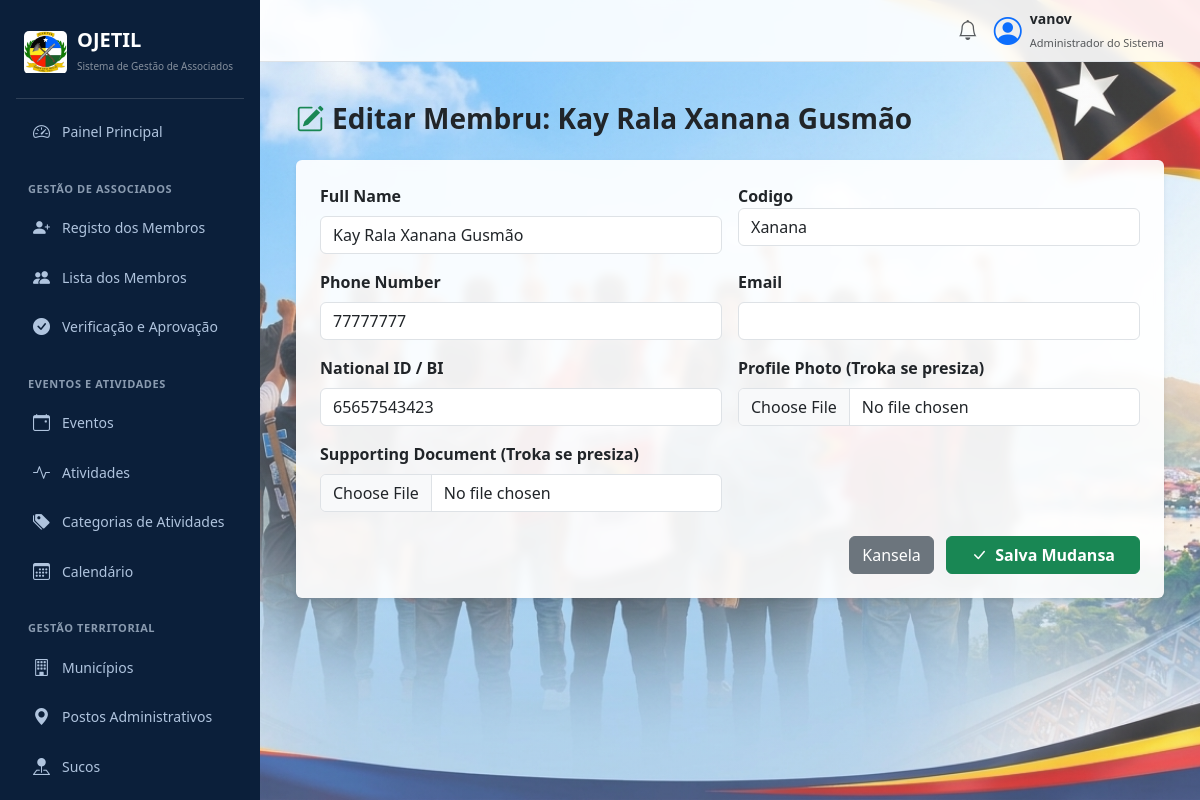
Page /members/12/edit/ (signed in) on the committed database.
### members/models.py (models this page shows, shortened)
class Member(models.Model):
    GENDER_CHOICES = [
        ('Male', 'Male'),
        ('Female', 'Female'),
        ('Other', 'Other'),
    ]
    POSITION_CHOICES = [
        ('Membro', 'Membro'),
        ('Estrutura', 'Estrutura'),
        ('Lider', 'Lider'),
        ('Presidente', 'Presidente'),
        ('Presidente Honorário', 'Presidente Honorário'),
        ('Secretario Geral', 'Secretario Geral'),
        ('Secretario Geral Adjunto', 'Secretario Geral Adjunto'),
        ('Diretor', 'Diretor'),
        ('Diretora', 'Diretora'),
    ]
    MEMBERSHIP_TYPE_CHOICES = [
        ('Regular Member', 'Regular Member'),
        ('Honorary Member', 'Honorary Member'),
        ('Fundador', 'Fundador'),
        ('Honorário', 'Honorário'),
        ('Efetivo', 'Efetivo'),
    ]
    STATUS_CHOICES = [
        ('Ativo', 'Ativo'),
        ('Em Aprovação', 'Em Aprovação'),
        ('Inativo', 'Inativo'),
    ]
    reviewed_by = models.ForeignKey(
        settings.AUTH_USER_MODEL,
        on_delete=models.SET_NULL,
        null=True,
        blank=True,
        related_name='reviewed_members',
        verbose_name='Reviewed By'
    )
    reviewed_at = models.DateTimeField(
        null=True,
        blank=True,
        verbose_name='Review Date'
    )
    rejection_reason = models.TextField(
        blank=True,
        null=True,
        verbose_name='Rejection Reason'
    )
    full_name = models.CharField(max_length=255, verbose_name="Full Name")
    codigo = models.CharField(max_length=50, verbose_name='codigo', blank=True, null=True)
    gender = models.CharField(max_length=10, choices=GENDER_CHOICES, default='Male', verbose_name="Gender")
    date_of_birth = models.DateField(verbose_name="Date of Birth")
    place_of_birth = models.ForeignKey( Municipality,on_delete=models.SET_NULL,null=True,blank=True,related_name='members_born_here',verbose_name="Local de Nascimento")
    national_id = models.CharField(max_length=17, unique=True, verbose_name="National ID No. / BI")
    phone_number = models.CharField(max_length=20, verbose_name="Phone Number")
    email = models.EmailField(unique=True, verbose_name="Email Address", blank=True, null=True)
    address = models.TextField(verbose_name="Address", blank=True, null=True)
    member_id_code = models.CharField(max_length=50, unique=True, blank=True, null=True, verbose_name="ID Membro")
    position = models.CharField(max_length=100, choices=POSITION_CHOICES, default='Membro', verbose_name="Position / Role")
    department = models.CharField(max_length=100, default='Secretariado Geral', verbose_name="Departamento", blank=True, null=True)
    district = models.ForeignKey(Municipality, on_delete=models.SET_NULL, null=True, verbose_name="District / Municipality")
    membership_type = models.CharField(max_length=50, choices=MEMBERSHIP_TYPE_CHOICES, default='Regular Member', verbose_name="Membership Type")
    registration_date = models.DateField(verbose_name="Registration Date")
    profile_photo = models.ImageField(upload_to='members/photos/', verbose_name="Profile Photo")
    supporting_document = models.FileField(upload_to='members/docs/', blank=True, null=True, verbose_name="Supporting Documents")
    status = models.CharField(max_length=30, choices=STATUS_CHOICES, default='Em Aprovação')
    created_at = models.DateTimeField(auto_now_add=True)
    updated_at = models.DateTimeField(auto_now=True)
    class Meta:
        verbose_name = "Member"
        verbose_name_plural = "Members"
        ordering = ['-created_at']

### members/views.py (the view, shortened to what this page needs)
# urls.py: path('<int:pk>/edit/', views.member_edit, name='edit'),
@login_required
@permission_required('members.change_member', raise_exception=True)
def member_edit(request, pk):
    member = get_object_or_404(Member, pk=pk)
    return render(
        request,
        'members/member_edit.html',
        {'member': member}
    )

### members/templates/members/member_edit.html (shortened to what this page needs)
{% extends 'dashboard/base.html' %}
{% load static %}
{% block content %}
<div class="container-fluid py-3">
  <div class="d-flex justify-content-between align-items-center mb-4">
    <h3 class="fw-bold mb-0"><i class="bi bi-pencil-square text-success me-2"></i>Editar Membru: {{ member.full_name }}</h3>
  </div>
  <div class="card border-0 shadow-sm p-4">
    <form method="POST" enctype="multipart/form-data">
      <div class="row g-3">
        <div class="col-md-6">
          <label class="form-label fw-bold">Full Name</label>
          <input type="text" name="full_name" class="form-control" value="{{ member.full_name }}" required>
        </div>
        <div class="col-md-6">
          <label class="from-label fw-bold">Codigo</label>
          <input type="text" name="codigo" class="form-control" value="{{member.codigo}}" required>
        </div>
        <div class="col-md-6">
          <label class="form-label fw-bold">Phone Number</label>
          <input type="text" name="phone_number" class="form-control" value="{{ member.phone_number }}" required>
        </div>
        <div class="col-md-6">
          <label class="form-label fw-bold">Email</label>
          <input type="email" name="email" class="form-control" value="{{ member.email|default:'' }}">
        </div>
        <div class="col-md-6">
          <label class="form-label fw-bold">National ID / BI</label>
          <input type="text" name="national_id" class="form-control" value="{{ member.national_id }}" required>
        </div>
        <div class="col-md-6">
          <label class="form-label fw-bold">Profile Photo (Troka se presiza)</label>
          <input type="file" name="profile_photo" class="form-control" accept="image/*">
        </div>
        <div class="col-md-6">
          <label class="form-label fw-bold">Supporting Document (Troka se presiza)</label>
          <input type="file" name="supporting_document" class="form-control">
        </div>
      </div>
      <div class="mt-4 text-end">
        <a href="{% url 'members:list' %}" class="btn btn-secondary me-2">Kansela</a>
        <button type="submit" class="btn btn-success fw-bold px-4"><i class="bi bi-check-lg me-1"></i> Salva Mudansa</button>
      </div>
    </form>
  </div>
</div>
{% endblock %}

### dashboard/templates/dashboard/base.html (shortened to what this page needs)
{% load static %}
<!DOCTYPE html>
<html lang="pt">
<head>
    <link href="https://cdn.jsdelivr.net/npm/bootstrap@5.3.3/dist/css/bootstrap.min.css" rel="stylesheet">
    <link rel="stylesheet" href="https://cdn.jsdelivr.net/npm/bootstrap-icons@1.11.3/font/bootstrap-icons.min.css">
    <link rel="stylesheet" href="https://cdnjs.cloudflare.com/ajax/libs/font-awesome/6.5.0/css/all.min.css">
</head>
<body>
<div class="d-flex">
    <aside class="sidebar p-3 d-flex flex-column justify-content-between">
        <div>
            <div class="sidebar-brand">
                <img src="{% static 'main/images/logo.jpeg' %}"
                     alt="Logótipo OJETIL">
                <div>
                    <h5 class="fw-bold mb-0 text-white">OJETIL</h5>
                    <small class="text-white-50" style="font-size:10px;">
                        Sistema de Gestão de Associados
                    </small>
                </div>
            </div>
            <ul class="nav nav-pills flex-column mb-auto">
                <li class="nav-item">
                    <a href="{% url 'dashboard:home' %}"
                       class="nav-link {% if request.resolver_match.url_name == 'home' %}active{% endif %}">
                        <i class="bi bi-speedometer2"></i>
                        Painel Principal
                    </a>
                </li>
                <li class="section-title">Gestão de Associados</li>
                <li class="nav-item">
                    <a href="{% url 'members:register' %}" class="nav-link">
                        <i class="bi bi-person-plus-fill"></i>
                        Registo dos Membros
                    </a>
                </li>
                <li class="nav-item">
                    <a href="{% url 'members:list' %}" class="nav-link">
                        <i class="bi bi-people-fill"></i>
                        Lista dos Membros
                    </a>
                </li>
                <li class="nav-item">
                    <a href="{% url 'members:approval_list' %}"
                       class="nav-link">
                        <i class="bi bi-check-circle-fill me-2"></i>
                        Verificação e Aprovação
                    </a>
                </li>
                <li class="section-title">Eventos e Atividades</li>
                <li class="nav-item">
                    <a href="{% url 'events:event_list' %}" class="nav-link">
                        <i class="bi bi-calendar-event"></i>
                        Eventos
                    </a>
                </li>
                <li class="nav-item">
                    <a href="{% url 'events:activity_list' %}" class="nav-link">
                        <i class="bi bi-activity"></i>
                        Atividades
                    </a>
                </li>
                <li class="nav-item">
                    <a href="{% url 'events:activity_category_list' %}" class="nav-link">
                        <i class="bi bi-tags-fill"></i>
                        Categorias de Atividades
                    </a>
                </li>
                <li class="nav-item">
                    <a href="{% url 'events:calendar' %}" class="nav-link">
                        <i class="bi bi-calendar3"></i>
                        Calendário
                    </a>
                </li>
                <li class="section-title">Gestão Territorial</li>
                <li class="nav-item">
                    <a href="{% url 'locations:municipality_list' %}" class="nav-link">
                        <i class="bi bi-building"></i>
                        Municípios
                    </a>
                </li>
                <li class="nav-item">
                    <a href="{% url 'locations:posto_list' %}" class="nav-link">
                        <i class="bi bi-geo-alt-fill"></i>
                        Postos Administrativos
                    </a>
                </li>
                <li class="nav-item">
                    <a href="{% url 'locations:suco_list' %}" class="nav-link">
                        <i class="bi bi-pin-map-fill"></i>
                        Sucos
                    </a>
                </li>
                <li class="nav-item">
                    <a href="{% url 'locations:aldeia_list' %}" class="nav-link">
                    </a>
                </li>
            </ul>
        </div>
    </aside>
    <main class="content-area">
        <nav class="navbar navbar-expand navbar-light border-bottom px-4 py-2">
            <div class="container-fluid justify-content-end">
                <div class="d-flex align-items-center gap-3">
                    <i class="bi bi-bell fs-5 text-muted"></i>
                    <div class="d-flex align-items-center gap-2">
                        <i class="bi bi-person-circle fs-3 text-primary"></i>
                        <div>
                            <strong class="d-block small">
                                {{ request.user.get_full_name|default:request.user.username }}
                            </strong>
                            <small class="text-muted" style="font-size:11px;">
                                Administrador do Sistema
                            </small>
                        </div>
                    </div>
                </div>
            </div>
        </nav>
        <div class="p-4">
            {% block content %}
            {% endblock %}
        </div>
    </main>
</div>
</body>
</html>

### rows in the picture
Member: full_name "Kay Rala Xanana Gusmão", codigo "Xanana", phone_number "77777777", national_id "65657543423"

### other values in the picture
{{ request.user.get_full_name|default:request.user.username }} "vanov"
